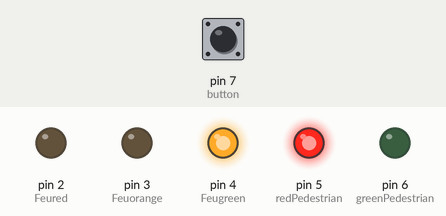
Recording of a sketch running on a simulated Arduino Uno, built with avr-gcc and run on an emulated ATmega328P. Parts: output pins drawn as LEDs (lit = HIGH). Inputs (shaded band) come from the test bench; at power-on: pin 7 (button) LOW.

Above: at 1.2 s.
1.3 s: pin 7 (button) pulled HIGH for 0.15 s
At 2.8 s:
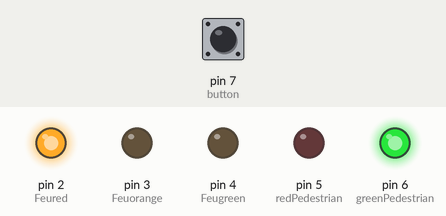
4.4 s: pin 7 (button) pulled HIGH for 3.2 s
At 7.8 s:
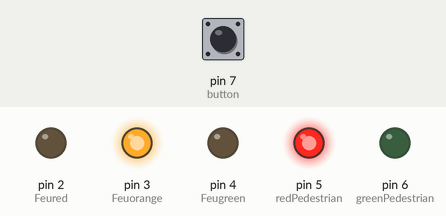
Timing chart, 0 to 14.8 s (numbered marks = the images above; inputs shaded):
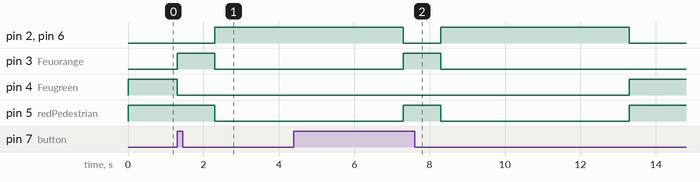

The sketch:

TP_arduino.ino
```cpp
// Déclaration des broches
const int Feured = 2;
const int Feuorange = 3;
const int Feugreen = 4;
const int redPedestrian = 5;
const int greenPedestrian = 6;
const int button = 7;

void setup() {
  // Définir les LED comme sorties
  pinMode(Feured, OUTPUT);
  pinMode(Feuorange, OUTPUT);
  pinMode(Feugreen, OUTPUT);
  pinMode(redPedestrian, OUTPUT);
  pinMode(greenPedestrian, OUTPUT);

  // Bouton comme entrée
  pinMode(button, INPUT);

  // État initial
  digitalWrite(Feugreen, HIGH);
  digitalWrite(redPedestrian, HIGH);
}

void loop() {
  if (digitalRead(button) == HIGH) {
    // Passage demandé par un piéton

    // Arrêt du trafic voiture
    digitalWrite(Feugreen, LOW);
    digitalWrite(Feuorange, HIGH);
    delay(1000);
    digitalWrite(Feuorange, LOW);
    digitalWrite(Feured, HIGH);

    // Feu piéton vert ON
    digitalWrite(redPedestrian, LOW);
    digitalWrite(greenPedestrian, HIGH);
    delay(5000);

    // Fin traversée piéton
    digitalWrite(greenPedestrian, LOW);
    digitalWrite(redPedestrian, HIGH);

    // Reprise du trafic voiture
    digitalWrite(Feured, LOW);
    digitalWrite(Feugreen, HIGH);
  }
}
```

Measured:
- after the input at 1.3 s, pin 2 (Feured), pin 6 (greenPedestrian): LOW → HIGH after 1.0 s; pin 3 (Feuorange): LOW → HIGH at once, → LOW 1.0 s later; pin 4 (Feugreen): HIGH → LOW at once; pin 5 (redPedestrian): HIGH → LOW after 1.0 s
- after the input at 4.4 s, pin 3 (Feuorange): LOW → HIGH after 2.9 s, → LOW 1.0 s later; pin 4 (Feugreen): LOW → HIGH after 8.9 s instead of 2.9 s
